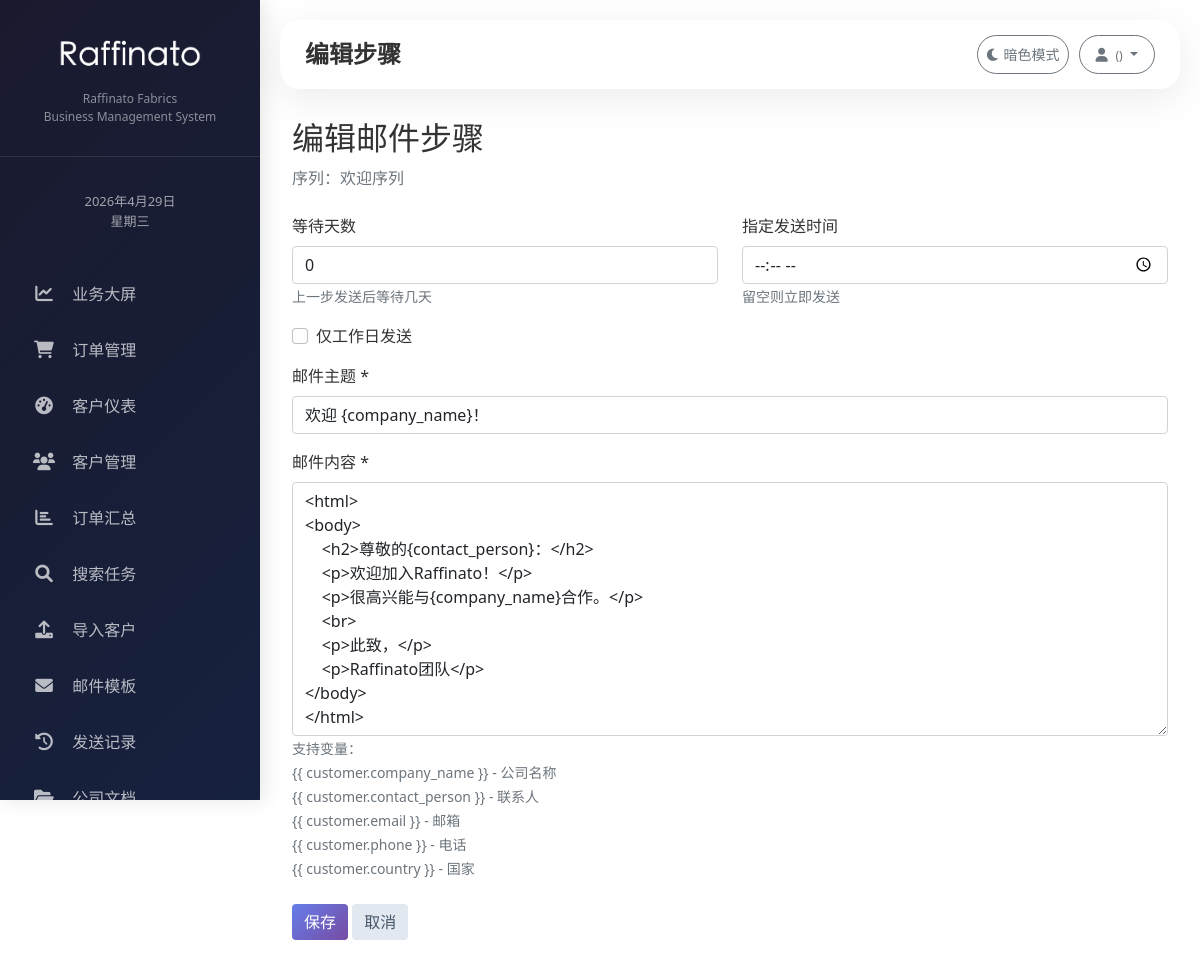
/customers/email-sequence-steps/1/edit/, run on the app's committed database.
### customers/models.py (models this page shows, shortened)
class EmailSequence(models.Model):
    TRIGGER_CHOICES = [
        ('customer_created', '客户创建后'),
        ('customer_tagged', '客户打标签后'),
        ('email_opened', '邮件被打开后'),
        ('link_clicked', '链接被点击后'),
        ('no_response_days', '无回复X天后'),
        ('order_created', '创建订单后'),
        ('order_completed', '订单完成后'),
    ]
    STATUS_CHOICES = [
        ('draft', '草稿'),
        ('active', '启用中'),
        ('paused', '已暂停'),
        ('stopped', '已停止'),
    ]
    name = models.CharField('序列名称', max_length=200)
    description = models.TextField('描述', blank=True)
    trigger_type = models.CharField('触发条件', max_length=50, choices=TRIGGER_CHOICES)
    trigger_days = models.IntegerField('触发延迟（天）', default=0, help_text='条件满足后延迟几天发送')
    trigger_tag = models.CharField('触发标签', max_length=100, blank=True, help_text='仅当客户有此标签时触发')
    status = models.CharField('状态', max_length=20, choices=STATUS_CHOICES, default='draft')
    total_customers = models.IntegerField('影响客户数', default=0)
    total_sent = models.IntegerField('已发送邮件数', default=0)
    created_at = models.DateTimeField('创建时间', auto_now_add=True)
    updated_at = models.DateTimeField('更新时间', auto_now=True)
    class Meta:
        db_table = 'email_sequences'
        ordering = ['-created_at']

class EmailSequenceStep(models.Model):
    sequence = models.ForeignKey(EmailSequence, on_delete=models.CASCADE, related_name='steps')
    step_order = models.IntegerField('步骤顺序', default=0)
    wait_days = models.IntegerField('等待天数', default=0, help_text='上一步发送后等待几天')
    subject = models.CharField('邮件主题', max_length=500)
    template = models.TextField('邮件内容', help_text='支持变量：{{ company_name }}、{{ contact_person }}、{{ customer_name }}')
    send_time = models.TimeField('指定发送时间', blank=True, null=True, help_text='例如 09:00，留空则立即发送')
    only_weekdays = models.BooleanField('仅工作日发送', default=False)
    created_at = models.DateTimeField(auto_now_add=True)
    class Meta:
        db_table = 'email_sequence_steps'
        ordering = ['sequence', 'step_order']

### customers/views.py (the view, shortened to what this page needs)
# urls.py: path('email-sequence-steps/<int:step_id>/edit/', views.email_sequence_edit_step, name='email_sequence_edit_step'),
def email_sequence_edit_step(request, step_id):
    step = get_object_or_404(EmailSequenceStep, id=step_id)
    sequence = step.sequence  # 明确获取 sequence
    return render(request, 'customers/email_sequence_step_form.html', {
        'step': step,
        'sequence': sequence,  # 确保传递 sequence
    })

### templates/customers/email_sequence_step_form.html (shortened to what this page needs)
{% extends 'base.html' %}
{% block page_title %}{% if step %}编辑步骤{% else %}添加步骤{% endif %}{% endblock %}
{% block content %}
<div class="container mt-4">
    <h2>{% if step %}编辑{% else %}添加{% endif %}邮件步骤</h2>
    <p class="text-muted">序列：{{ sequence.name }}</p>
    <form method="post" class="mt-4">
        <div class="row">
            <div class="col-md-6 mb-3">
                <label class="form-label">等待天数</label>
                <input type="number" name="wait_days" class="form-control" value="{{ step.wait_days|default:0 }}">
                <small class="text-muted">上一步发送后等待几天</small>
            </div>
            <div class="col-md-6 mb-3">
                <label class="form-label">指定发送时间</label>
                <input type="time" name="send_time" class="form-control" value="{{ step.send_time|default:'' }}">
                <small class="text-muted">留空则立即发送</small>
            </div>
        </div>
        <div class="mb-3">
            <div class="form-check">
                <input type="checkbox" name="only_weekdays" class="form-check-input" id="onlyWeekdays" {% if step.only_weekdays %}checked{% endif %}>
                <label class="form-check-label" for="onlyWeekdays">仅工作日发送</label>
            </div>
        </div>
        <div class="mb-3">
            <label class="form-label">邮件主题 *</label>
            <input type="text" name="subject" class="form-control" value="{{ step.subject|default:'' }}" required>
        </div>
        <div class="mb-3">
            <label class="form-label">邮件内容 *</label>
            <textarea name="template" class="form-control" rows="10" required>{{ step.template|default:'' }}</textarea>
            <small class="text-muted">
                支持变量：<br>
                &#123;&#123; customer.company_name &#125;&#125; - 公司名称<br>
                &#123;&#123; customer.contact_person &#125;&#125; - 联系人<br>
                &#123;&#123; customer.email &#125;&#125; - 邮箱<br>
                &#123;&#123; customer.phone &#125;&#125; - 电话<br>
                &#123;&#123; customer.country &#125;&#125; - 国家
            </small>
        </div>
        <div class="mt-4">
    <button type="submit" class="btn btn-primary">保存</button>
    <a href="{% url 'email_sequence_detail' pk=sequence.id %}" class="btn btn-secondary">取消</a>
</div>
    </form>
</div>
{% endblock %}

### templates/base.html (style rules this page uses)
.btn-primary { background: linear-gradient(135deg, #667eea, #764ba2); border: none; color: white; }
.btn-secondary { background-color: #e2e8f0; border: none; color: #475569; }
* { margin: 0; padding: 0; box-sizing: border-box; }
body { overflow-x: hidden; }
:root { --bg-color: #ffffff; --text-color: #333333; --card-bg: #f8f9fa; }
body { background-color: var(--bg-color); color: var(--text-color); transition: background-color 0.2s, color 0.2s; }

### data on the page
EmailSequence: name "欢迎序列"
EmailSequenceStep: wait_days "0", subject "欢迎 {company_name}！", template "<html> <body> <h2>尊敬的{contact_person}：</h2> <p>欢迎加入Raffinato！</p> <p>很高兴能与{company_name}合作。</p> <br> <p>此致，</p> <p>Raffinato团队</p> </body> </html>"
